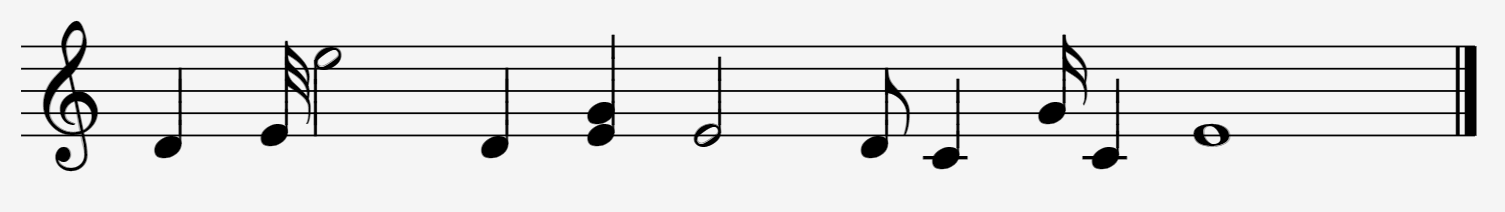
#> input picture Preprocessing/01.PNG, 1505 x 212 px
$ python main.py Preprocessing out   (older library calls are emulated)
#> lines starting #> are read from the running program, lines starting #| are printed output that depends on the picture; after the words box and inside, x2 and y2 are one past the last pixel; in counts of white or black regions, pixels touching at a corner belong together
### project.py
from functions import *
from Classifier import *
import fileinput


def operate(folder_in,folder_out):
#> called with folder_in = 'Preprocessing', folder_out = 'out'
    files = glob.glob (folder_in+"/*")
    for file in files:

        print("-----------------------",file,"------------------------------")
        img=io.imread(file)
#> img is the input picture: shape (212, 1505, 4); mean R, G, B, A 226.2, 226.2, 226.2, 255

        gray_scale_img = (rgb2gray(img)*255).astype(np.uint8)


        gaussian = filters.gaussian(gray_scale_img,sigma =0.6 )
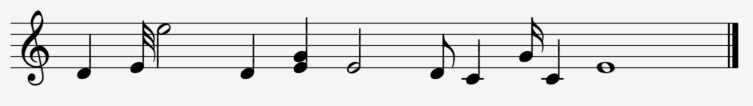
#> gaussian: shape (212, 1505) float64 (shown at 1/2 size); min 0, max 0.961, mean 0.887

        gaussianbinarized = binarize(gaussian)
#> in binarize, `threshold = filters.threshold_otsu(img)`: threshold = 0.599

        deskewImage_gauss,is_rotated_guass = deskew(gaussianbinarized)

        gaussianbinarized = binarize(deskewImage_gauss)


        th1=feng_threshold(gray_scale_img)
        img_1=to_binary(gray_scale_img,th1)


        adaptivebinarized = binarize(gray_scale_img)

        img_1=adaptivebinarized*img_1

        deskewImage_adap,is_rotated_adap = deskew(img_1.astype('float'))


        deskewImage_adap=binarize(deskewImage_adap)

        difference_row =100
        difference_col = 100
        deskewImage_adap= deskewImage_adap[difference_row:(deskewImage_adap.shape[0] - difference_row),difference_col : (deskewImage_adap.shape[1] - difference_col)]


        if(is_rotated_adap==True):
            sub_img,staffspaceheight,stafflineheight = staff_removal_2(deskewImage_adap)
            stacks_segmented , stacks_min_r , stacks_max_r , stacks_indices = segmentation_2(sub_img,stafflineheight)

        else:
            sub_img,staffspaceheight,stafflineheight = staff_removal_1(gaussianbinarized)
            stacks_segmented , stacks_min_r , stacks_max_r , stacks_indices = segmentation_1(sub_img,stafflineheight)
        s=0
        output_string=[]
        flag=0
        name = file.split("/")[-1].split(".")[0]
        f = open( folder_out+"/"+name+".txt", "w+")

        for stack in stacks_segmented:
            z=0
            output_string=[]
            for note in stack:
                    feature_vector=get_feature_vector(note)

                    training_data = read_data('dataset.csv')
                    X = training_data[:,[4,9,10,11,12,13,14,15,16,17,18,19,20,21,22,23,24,25,26,27,28,29,30,31]]

                    X_Test =np.asarray(feature_vector)
                    Y = training_data[:,0]

                    k = 3
                    knn_prediction = KNN(X_Test,X,Y,k)
                    print('class = ',knn_prediction)

                    max_r=stacks_max_r[s][z]
                    min_r = stacks_min_r[s][z]
                    indices = stacks_indices[s]
                    string=classify(output_string,note,knn_prediction,max_r,min_r,staffspaceheight,stafflineheight,indices)


                    z+=1

            print(output_string)


            if len(stacks_segmented) >1 and flag == 0 :
                f.write("{")
                f.write("\n")
                flag=1

            f.write("[")
            for str1 in output_string:
                    f.write(str1)
            f.write("]")
            f.write("\n")

            s+=1


        if len(stacks_segmented) >1 :
                f.write("}")
                f.close()
        else:
            f.close()


        #read input file
        fin = open(folder_out+"/"+name+".txt", "rt")
        #read file contents to string
        data = fin.read()
        #replace all occurrences of the required string
        data = data.replace('##]', ']')

        data = data.replace('##e', 'e##')
        data = data.replace('##c', 'c##')
        data = data.replace('##d', 'd##')
        data = data.replace('##e', 'e##')
        data = data.replace('##f', 'f##')
        data = data.replace('##b', 'b##')
        data = data.replace('##a', 'a##')
        data = data.replace('##g', 'g##')


        data = data.replace('#e', 'e#')
        data = data.replace('#c', 'c#')
        data = data.replace('#d', 'd#')
        data = data.replace('#e', 'e#')
        data = data.replace('#f', 'f#')
        data = data.replace('#b', 'b#')
        data = data.replace('#a', 'a#')
        data = data.replace('#g', 'g#')

        data = data.replace('&&e', 'e&&')
        data = data.replace('&&c', 'c&&')
        data = data.replace('&&d', 'd&&')
        data = data.replace('&&e', 'e&&')
        data = data.replace('&&f', 'f&&')
        data = data.replace('&&b', 'b&&')
        data = data.replace('&&a', 'a&&')
        data = data.replace('&&g', 'g&&')

        data = data.replace('&e', 'e&')
        data = data.replace('&c', 'c&')
        data = data.replace('&d', 'd&')
        data = data.replace('&e', 'e&')
        data = data.replace('&f', 'f&')
        data = data.replace('&b', 'b&')
        data = data.replace('&a', 'a&')
        data = data.replace('&g', 'g&')


        #close the input file
        fin.close()
        #open the input file in write mode
        fin = open(folder_out+"/"+name+".txt", "wt")
        #overrite the input file with the resulting data
        fin.write(data)
        #close the file
        fin.close()
    return True

### functions.py
from skimage import io ,transform ,feature,measure,filters,exposure
from skimage.color import rgb2gray
import matplotlib.pyplot as plt
import os
import numpy as np

import glob
import cv2 as cv
from matplotlib import cm
from skimage.morphology import binary_erosion, binary_dilation,binary_opening, binary_closing,skeletonize, thin,area_closing,disk

import sys
np.set_printoptions(threshold=sys.maxsize)
from collections import Counter
from skimage.transform import resize
from skimage.morphology import binary_erosion, binary_dilation, binary_closing,skeletonize, thin
from skimage.util import img_as_ubyte
from skimage.util.shape import view_as_windows

from skimage import io ,transform ,feature,measure,filters,exposure
import skimage.io as io
import matplotlib.pyplot as plt
import numpy as np
from skimage.exposure import histogram
from matplotlib.pyplot import bar
from skimage.color import rgb2gray,rgb2hsv

# Convolution:
from scipy.signal import convolve2d
from scipy import fftpack
import math

from skimage.util import random_noise
from skimage.filters import median
from skimage.feature import canny
from skimage.measure import label
from skimage.color import label2rgb

# Edges
from skimage.filters import sobel_h, sobel, sobel_v,roberts, prewitt


#--------------------------------------------------------------------------------------------------------------------------#

def show_images(images,titles=None):
    n_ims = len(images)
    if titles is None: titles = ['(%d)' % i for i in range(1,n_ims + 1)]
    fig = plt.figure()
    n = 1
    for image,title in zip(images,titles):
        a = fig.add_subplot(1,n_ims,n)
        if image.ndim == 2:
            plt.gray()
        plt.imshow(image)
        a.set_title(title)
        n += 1
    fig.set_size_inches(np.array(fig.get_size_inches()) * n_ims)
    plt.show()

#--------------------------------------------------------------------------------------------------------------------------#
def showHist(img):
    plt.figure()
    imgHist = histogram(img, nbins=256)
    bar(imgHist[1].astype(np.uint8), imgHist[0], width=0.8, align='center')
#-------------------------------------------------------BINARIZATION-------------------------------------------------------#

def to_binary(img,val):
#> called with val = 0.599
    threshold = np.copy(img)
    threshold[threshold<val]=0
#> threshold: shape (212, 1505) float64; 8.36% of pixels changed, all inside (x1, y1, x2, y2) = (21, 21, 1477, 171)
    threshold[threshold>=val]=1
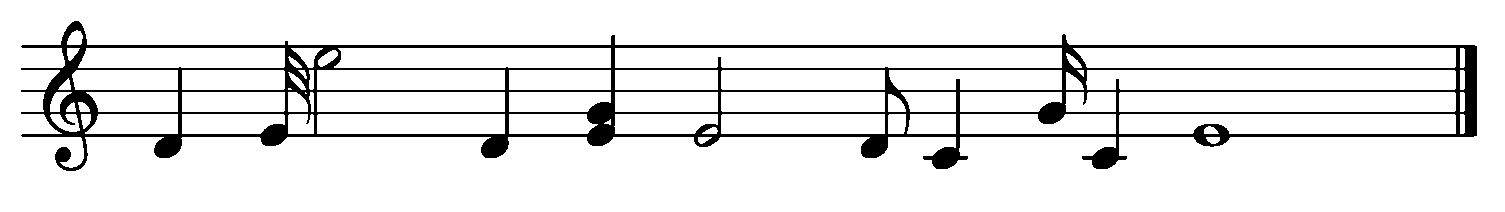
#> threshold: shape (212, 1505) float64; values 0 (black) and 1 (white), 90.7% white; 1 black region, box (x1, y1, x2, y2) and area: (21, 21, 1477, 171) 29654
    return threshold

#--------------------------------------------------------------------------------------------------------------------------#

def binarize(img):
    threshold = filters.threshold_otsu(img)
    img = to_binary(img,threshold)
    return img

#--------------------------------------------------------------------------------------------------------------------------#

#-----------------------------------------STAFF DETECTION AND REMOVAL-------------------------------------------------------#

def Run_Length_Encoding(array):
    ones = 0
    zeros = 0
    output =[]
    output_BW =[]
    for i in range(len(array)):

        if array[i] == 0:
            zeros+=1
        elif array[i] == 1:
            ones+=1

        if i+1 < len(array) :
            if array[i+1] != array[i]:
                if array[i] == 0:
                    output.append(zeros)
                    output_BW.append(0)
                    zeros=0
                elif array[i] == 1:
                    output.append(ones)
                    output_BW.append(1)
                    ones=0

        if i+1 == len(array):
            if array[i] == 0:
                output.append(zeros)
                output_BW.append(0)
                zeros=0
            elif array[i] == 1:
                output.append(ones)
                output_BW.append(1)
                ones=0

    return output,output_BW

#--------------------------------------------------------------------------------------------------------------------------#
def most_frequent(lst):
    x= Counter(lst).most_common(1)
    zz = [list(elem) for elem in x]
    for i in range(len(zz)):
        if i == 0:
            if zz[i][1] == 1:
                return min(lst)
        return zz[i][0]

#--------------------------------------------------------------------------------------------------------------------------#
def calculate_reference_lengths(img):

    staffspaceheight_arr = []
    stafflineheight_arr = []
    for i in range(img.shape[1]):
        col=img[:,i]
        output,output_BW = Run_Length_Encoding(col)
        ones= []
        zeros = []
        for i in range(len(output)):
            if output_BW[i] ==1:
                ones.append(output[i])
            else:
                zeros.append(output[i])
        staffspaceheight_arr.append(most_frequent(ones))
        stafflineheight_arr.append(most_frequent(zeros))

    staffspaceheight = most_frequent(staffspaceheight_arr)
    stafflineheight = most_frequent(stafflineheight_arr )

    return  staffspaceheight , stafflineheight


#--------------------------------------------------------------------------------------------------------------------------#

def segmentation(img):

    #apply closing
    closedImage=binary_closing(1-img)

    #label the image
    label_image = measure.label(closedImage,connectivity=2,background=0)

    # show image after segmentation
#     show_images([img,label_image],['img','label_image'])

    segmented_notes=[] #list of the segmented notes
    titles=[] #list of strings for image show titles
    i=1 #number of segment for image show titles

    Dict = {}
    #loop on each labeled segment
    for region in measure.regionprops(label_image):

        # take regions with large enough areas
        if region.area >= 50:

            # get rectangle around segmented notes
            minr, minc, maxr, maxc = region.bbox

            #take this part from original binarized image
            #note.append(img[minr:maxr+2,minc:maxc+2])
            Dict[minc]=[]
            Dict[minc].append(img[minr:maxr+2,minc:maxc+2])
            Dict[minc].append(minr)
            Dict[minc].append(maxr)

            #add it to the list

            titles.append(str(i))
            i+=1
    min_r=[]
    max_r=[]
    for i in sorted (Dict.keys()) :
        segmented_notes.append(Dict[i][0])
        min_r.append(Dict[i][1])
        max_r.append(Dict[i][2])

    return segmented_notes,min_r,max_r


#--------------------------------------------------------------------------------------------------------------------------#

def deskew(img):
    is_rotated=False
    edges2 = feature.canny(img, sigma=0.6)
#> edges2: shape (212, 1505) bool; 5.7% white in thin lines or dots, all inside (x1, y1, x2, y2) = (21, 21, 1478, 172)
    hspace, angles, distances=transform.hough_line(edges2)
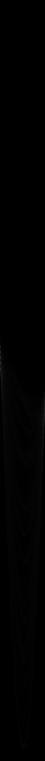
#> hspace: shape (3041, 180) uint64 (shown at 1/4 size); min 0, max 1425, mean 6; drawn with min black and max white
#> angles = 180 values from -1.57 to 1.55; distances = 3041 values from -1520 to 1520
    accum, angles_2, dists = transform.hough_line_peaks(hspace, angles, distances)
#> accum = [1425, 1370, 1364, 1335, 1297]; angles_2 = [-1.57, -1.57, -1.57, -1.57, -1.57]; dists = [-44, -67, -89, -111, -133]
    skewAngle = np.rad2deg(np.median(angles_2))
#> skewAngle = -90
#> in operate, `deskewImage_gauss,is_rotated_guass = deskew(gaussianbinarized)`: is_rotated_guass = False
    rotatedImg = np.copy(img)
    if(abs(skewAngle)<90):
        rotatedImg = img_as_ubyte(transform.rotate(img, 90+skewAngle,clip = True,resize=True,cval= 1))
        is_rotated=True
    return rotatedImg,is_rotated

#--------------------------------------------------------------------------------------------------------------------------#

# Functions for staff line removal :

def get_staffline_rows(img,rows,cols):

    histogram=np.zeros(rows)
    histogram=np.sum(img==0,axis=1)
    is_staff=histogram> 0.6*cols
    staff_lines_indices=np.argwhere(is_staff)
    return staff_lines_indices


def remove_stafflines(img,staff_lines_indices):

    new=img
#     new[staff_lines_indices-1,:]=1
    new[staff_lines_indices,:]=1
#     new[staff_lines_indices+1,:]=1
    return new
#--------------------------------------------------------------------------------------------------------------------------#

def staff_removal_1(img):
    #         print('-------------------------gaussianbinarized')
    staffspaceheight , stafflineheight  = calculate_reference_lengths(img.astype('int'))
    #     print(stafflineheight, staffspaceheight)

    indices=get_staffline_rows(img,img.shape[0],img.shape[1]) #background abyad

    start = int(indices[0])
    sub_img = []
    for ind in indices:

        if int(ind) >= start:

            start = int(ind) - (2*staffspaceheight)
            end = int(ind)  + (5 - 1) * (stafflineheight + staffspaceheight) + 1+ (2*staffspaceheight)
            if start <0 :
                start = 0
            image_np = np.copy(img[start:end ,:])
            sub_img.append(image_np)
            start = end

    return sub_img,staffspaceheight,stafflineheight

#--------------------------------------------------------------------------------------------------------------------------#

def segmentation_1(sub_img,stafflineheight):

    stacks_segmented = []
    stacks_min_r = []
    stacks_max_r = []
    stacks_indices = []

    for i in range(len(sub_img)):
        #show_images([sub_img[i]])
        indices=get_staffline_rows(sub_img[i],sub_img[i].shape[0],sub_img[i].shape[1])
        #print(indices[0][0])

        Without_Staff_Lines=remove_stafflines(sub_img[i],indices)

        Without_Staff_Lines=1-Without_Staff_Lines

        SE=np.ones((stafflineheight+2,1))
        Without_Staff_Lines=binary_closing(Without_Staff_Lines,SE)
        #         show_images([1-Without_Staff_Lines],["after filling gaps"])

        Without_Staff_Lines = filters.median(1-Without_Staff_Lines)
        #         show_images([Without_Staff_Lines],[ 'Median Filter'])


        segmented_notes,min_r,max_r=segmentation(Without_Staff_Lines)
        #print(max_r)
        stacks_segmented.append(segmented_notes)
        stacks_min_r.append(min_r)
        stacks_max_r.append(max_r)
        stacks_indices.append(indices)

    return stacks_segmented , stacks_min_r , stacks_max_r , stacks_indices


def segmentation_2(sub_img,stafflineheight):

    stacks_segmented = []
    stacks_min_r = []
    stacks_max_r = []
    stacks_indices = []

    for i in range(len(sub_img)):
        img=sub_img[i]

        white_pixels = np.array(np.where(img == 0))
        indices=white_pixels[:,0]


        SE=np.ones((7,1))
        img=binary_erosion(1-img,SE)

        img = filters.median(1-img)

        SE=np.ones((3,3))
        img=binary_dilation(img,SE)

        SE=np.ones((2,2))
        img=binary_closing(1-img,SE)

        SE=np.ones((9,1))
        img=binary_dilation(binary_dilation(img,SE),SE)

        SE=disk(4)
        img=binary_dilation(img,SE)

        segmented_notes,min_r,max_r=segmentation(1-img)
        stacks_min_r.append(min_r)
        stacks_max_r.append(max_r)
        stacks_indices.append(indices)


        stacks_accepted = []
        for note in segmented_notes:
            SE=disk(2)
            img=binary_dilation(1-note,SE)
            img=1-img
            if(not(np.all(note==0))):
                stacks_accepted.append(img)

        stacks_indices.append(indices)
        stacks_segmented.append(stacks_accepted)
    return stacks_segmented , stacks_min_r , stacks_max_r , stacks_indices

#--------------------------------------------------------------------------------------------------------------------------#


def feng_threshold(img, w_size1=15, w_size2=30,
                   k1=0.15, k2=0.01, alpha1=0.1):

    # Obtaining rows and cols
#> called with w_size1 = 15, w_size2 = 30, k1 = 0.15, k2 = 0.01, alpha1 = 0.1
    rows, cols = img.shape
    i_rows, i_cols = rows + 1, cols + 1

    # Computing integral images
    # Leaving first row and column in zero for convenience
    integ = np.zeros((i_rows, i_cols), np.float)
    sqr_integral = np.zeros((i_rows, i_cols), np.float)

    integ[1:, 1:] = np.cumsum(np.cumsum(img.astype(np.float), axis=0), axis=1)
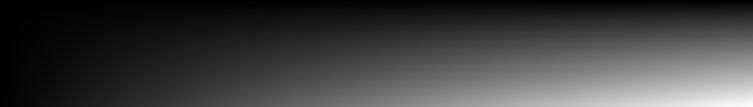
#> integ: shape (213, 1506) float64 (shown at 1/2 size); min 0, max 72185506, mean 17880106.9; drawn with min black and max white
    sqr_img = np.square(img.astype(np.float))
    sqr_integral[1:, 1:] = np.cumsum(np.cumsum(sqr_img, axis=0), axis=1)

    # Defining grid
    x, y = np.meshgrid(np.arange(1, i_cols), np.arange(1, i_rows))

    # Obtaining local coordinates
    hw_size = w_size1 // 2
    x1 = (x - hw_size).clip(1, cols)
    x2 = (x + hw_size).clip(1, cols)
    y1 = (y - hw_size).clip(1, rows)
    y2 = (y + hw_size).clip(1, rows)

    # Obtaining local areas size
    l_size = (y2 - y1 + 1) * (x2 - x1 + 1)

    # Computing sums
    sums = (integ[y2, x2] - integ[y2, x1 - 1] -
            integ[y1 - 1, x2] + integ[y1 - 1, x1 - 1])
    sqr_sums = (sqr_integral[y2, x2] - sqr_integral[y2, x1 - 1] -
                sqr_integral[y1 - 1, x2] + sqr_integral[y1 - 1, x1 - 1])

    # Computing local means
    means = sums / l_size

    # Computing local standard deviation
    stds = np.sqrt(sqr_sums / l_size - np.square(means))
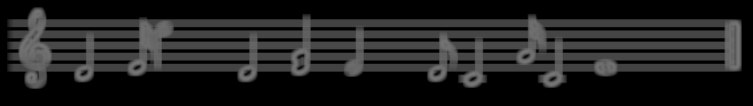
#> stds: shape (212, 1505) float64 (shown at 1/2 size); min 0, max 119.8, mean 31.6

    # Obtaining windows
    padded_img = np.ones((rows + w_size1 - 1, cols + w_size1 - 1)) * np.nan
    padded_img[hw_size: -hw_size, hw_size: -hw_size] = img
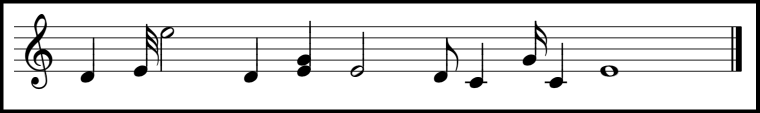
#> padded_img: shape (226, 1519) float64 (shown at 1/2 size); 7.06% of the values are NaN or infinite; the others: min 0, max 245, mean 226.2; drawn with min black, max white, NaN and infinite black

    winds = view_as_windows(padded_img, (w_size1, w_size1))

    # Obtaining maximums and minimums
    mins = np.nanmin(winds, axis=(2, 3))

    # Obtaining local coordinates for std range calculations
    hw_size = w_size2 // 2
    x1 = (x - hw_size).clip(1, cols)
    x2 = (x + hw_size).clip(1, cols)
    y1 = (y - hw_size).clip(1, rows)
    y2 = (y + hw_size).clip(1, rows)

    # Obtaining local areas size
    l_size = (y2 - y1 + 2) * (x2 - x1 + 2)

    # Computing sums
    sums = (integ[y2, x2] - integ[y2, x1 - 1] -
            integ[y1 - 1, x2] + integ[y1 - 1, x1 - 1])
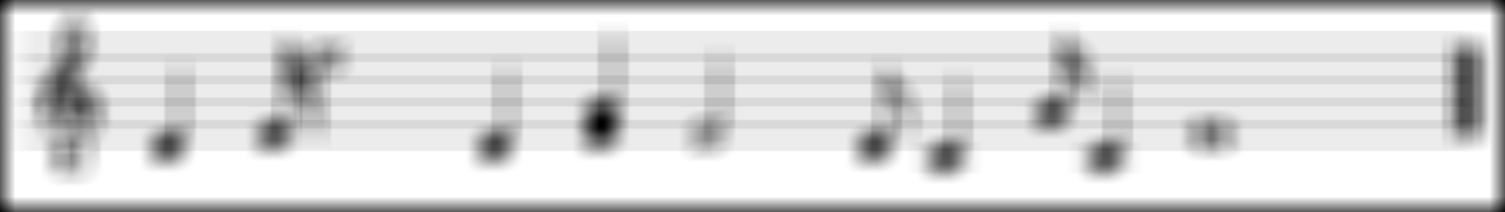
#> sums: shape (212, 1505) float64; min 53578, max 235445, mean 207655.7; drawn with min black and max white
    sqr_sums = (sqr_integral[y2, x2] - sqr_integral[y2, x1 - 1] -
                sqr_integral[y1 - 1, x2] + sqr_integral[y1 - 1, x1 - 1])

    # Computing local means2
    means2 = sums / l_size
#> (the rest of the program and of its run is left out)
